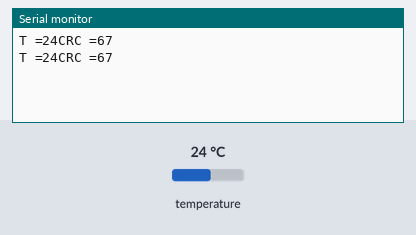
A sketch run on a simulated Arduino Uno, built with avr-gcc and run on an emulated ATmega328P. Shown: the last lines printed to the serial monitor. The test bench sets the inputs (shaded band); at power-on: temperature 24 °C.

Above: at 2.8 s.
2.9 s: temperature set to 28 °C
At 3.5 s:
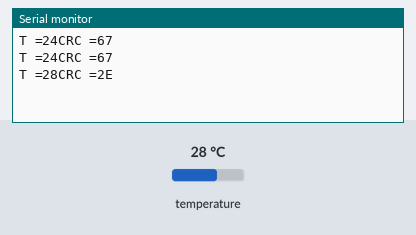
5.5 s: temperature set to 7 °C
At 6.7 s:
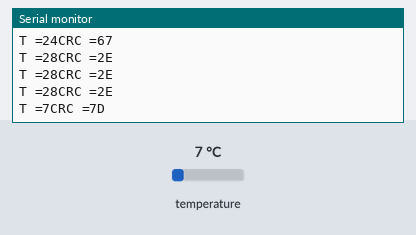
8.5 s: temperature set to 10 °C
At 9.9 s:
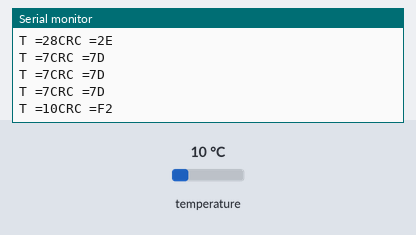
11.5 s: temperature set to 8 °C
At 12.9 s:
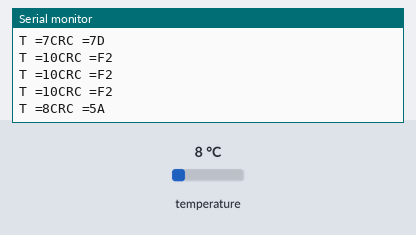

The sketch:

sensor_temperatura.ino
```cpp
#include <OneWire.h>
/* DS18S20 Temperature chip i / o */
OneWire ds (10); // on pin 10


void setup (void) {
  // Initialize inputs / outputs
  // Start serial port
   Serial.begin (9600);
}


void loop (void) {
  byte i;
  byte present = 0;
  byte data [12];
  byte addr [8];
  int Temp;
//
//  if (! ds.search (addr)) {
//    // Serial.print ("No more addresses. \ n");
//    ds.reset_search ();
//    return;
//  }
//
//  Serial.print ("R ="); // R = 28 Not sure what this is
//
//  for (i= 0; i <8; i++) {
//    Serial.print (addr [i], HEX);
//    Serial.print ("");
//  }
//
//
//  if (OneWire :: crc8 (addr, 7)!= addr [7]) {
//    Serial.print ("CRC is not valid! \n");
//    return;
//  }
//
//  if (addr [0]!= 0x28) {
//    Serial.print ("Device is not a DS18S20 family device. \n");
//    return;
//  }

  ds.reset ();
  ds.select (addr);
  ds.write (0x44, 1); // start conversion, with parasite power on at the end
  delay (1000); // maybe 750ms is enough, maybe not
  // We might do a ds.depower () here, but the reset will take care of it.
  present = ds.reset ();
  ds.select (addr);
  ds.write (0xBE);  // Read Scratchpad
//  Serial.print ("P =");
//  Serial.print (present, HEX);
//  Serial.print ("");

  for (i = 0; i <9; i++) {// we need 9 bytes
    data [i] = ds.read ();
//    Serial.print (data [i], HEX);
//    Serial.print ("");
  }

  Temp = (data [1] << 8) + data [0] ;// take the two bytes from the response relating to temperature
  Temp = Temp >> 4 ;// divide by 16 to get pure celcius readout
  // Next line is Fahrenheit conversion

  //Temp = Temp * 1.8 +32; // comment this line out to get celcius
  Serial.print ("T =") ;// output the temperature to serial port
  Serial.print (Temp);
  Serial.print ("");
  Serial.print ("CRC =");
  Serial.print (OneWire :: crc8 (data, 8), HEX);
  Serial.println ();
}
```

Measured:
- after the input at 2.9 s, the serial monitor: prints a new line after 0.13 s (image 1)
- after the input at 5.5 s, the serial monitor: prints a new line after 0.55 s (image 2)
- after the input at 8.5 s, the serial monitor: prints a new line after 0.58 s (image 3)
- after the input at 11.5 s, the serial monitor: prints a new line after 0.60 s (image 4)
